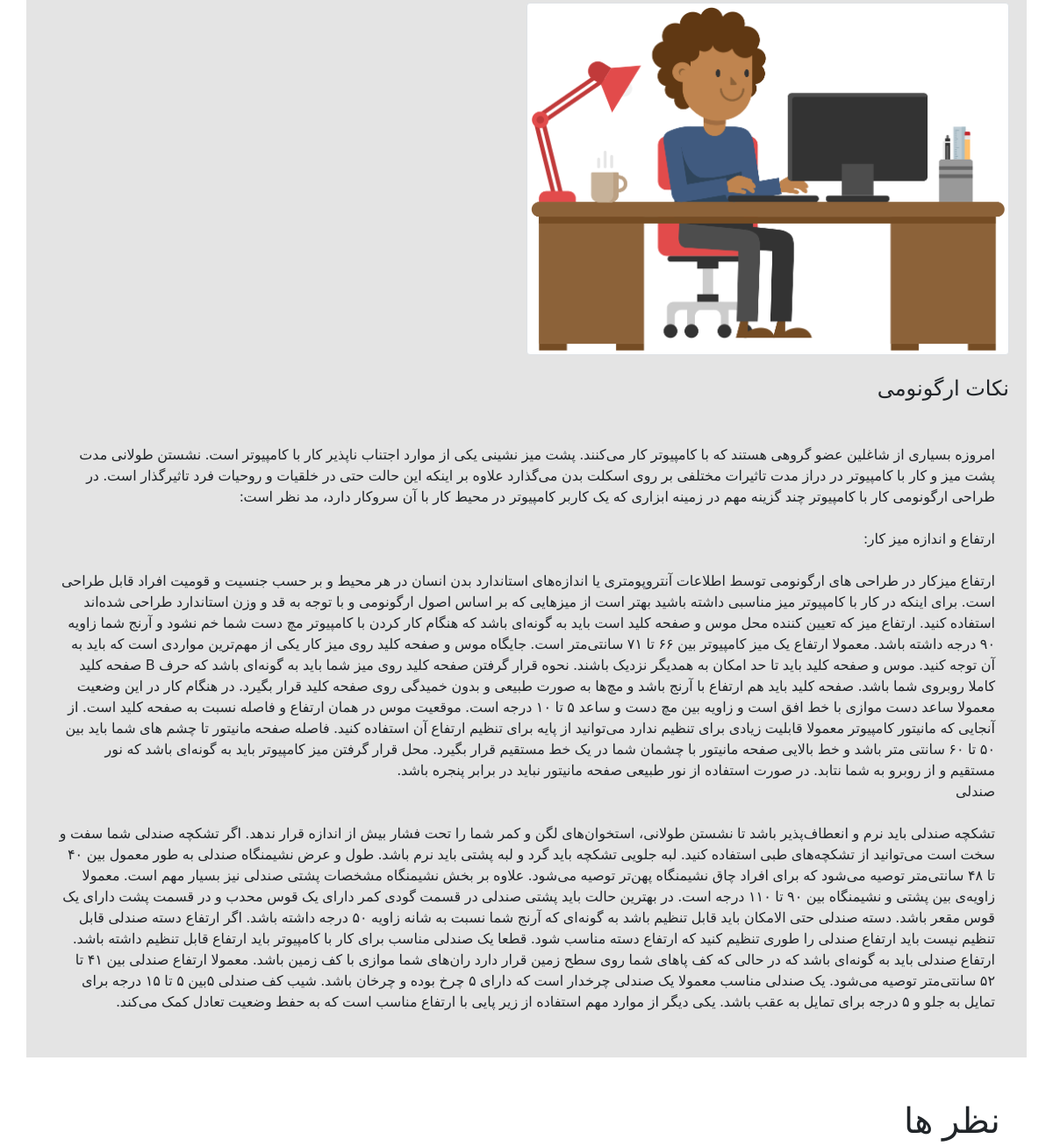
The page /first/3/ (middle part) on the database as committed earlier.
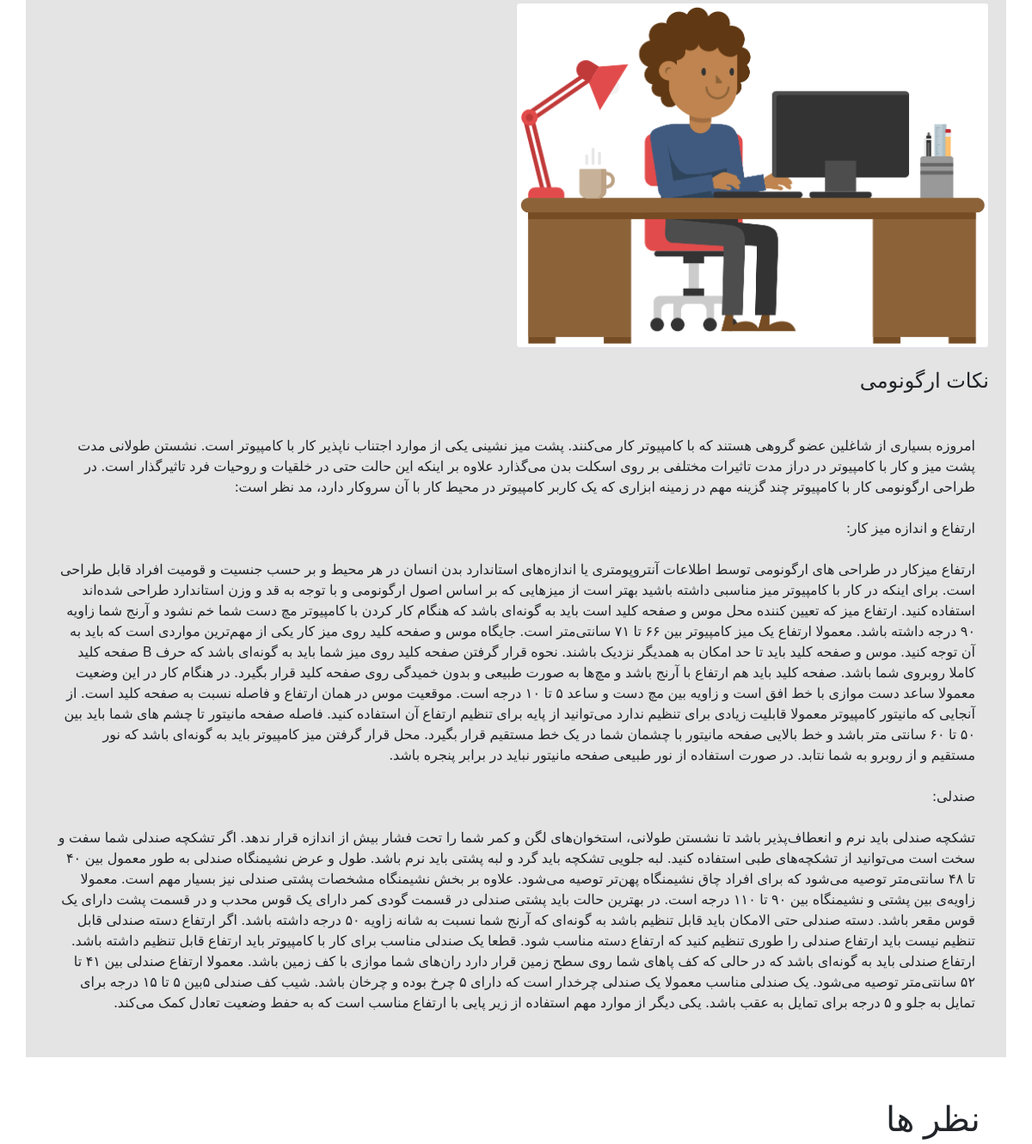
The same page on the database as committed later.
### first_app/models.py (models this page shows, shortened)
class Info(models.Model):
    author=models.ForeignKey(Author,on_delete=models.CASCADE)
    title=models.CharField(max_length=25)
    dsc=models.TextField()
    img=models.ImageField(upload_to='images/')
    pub_date=models.DateTimeField()

### first_app/views.py (the view)
# urls.py: path('<int:pk>/',views.info_detail.as_view(),name='detail'),
class info_detail(generic.DetailView):
    template_name='first_app/detail.html'
    model=Info

### first_app/templates/first_app/detail.html (shortened to what this page needs)
{% extends 'first_app/pattern.html' %}
{% block card %}
<div class="post">
  <div text-align="center" class="card-body">
    <img src="{{info.img.url}}" width="50%"  alt="image not found" class="img-thumbnail">
      <br/>
      <br/>
      <h4 class="alert-heading">
         {{info.title}}
          </h4>
          <p class="p-3">
              {{info.dsc}}
          </p>
  </div>
</div>
{% endblock card %}
{% block comment %}
<div dir="auto" class="container">
    <div dir="rtl" class="row">
        <div dir="rtl" class="col-md-8">
          <div dir="rtl" class="page-header">
            <h1 style="text-align: right;"> نظر ها </h1>
          </div>
              </div>
                    </div>
                  </div>
           </div>
{% endblock comment %}

Rows that differ between the two databases and show on the page:
changed Info "نکات ارگونومی": dsc "…در برابر پنجره باشد. صندلی تشکچه صندلی باید نرم…" → "…در برابر پنجره باشد. صندلی: تشکچه صندلی باید نرم…"
